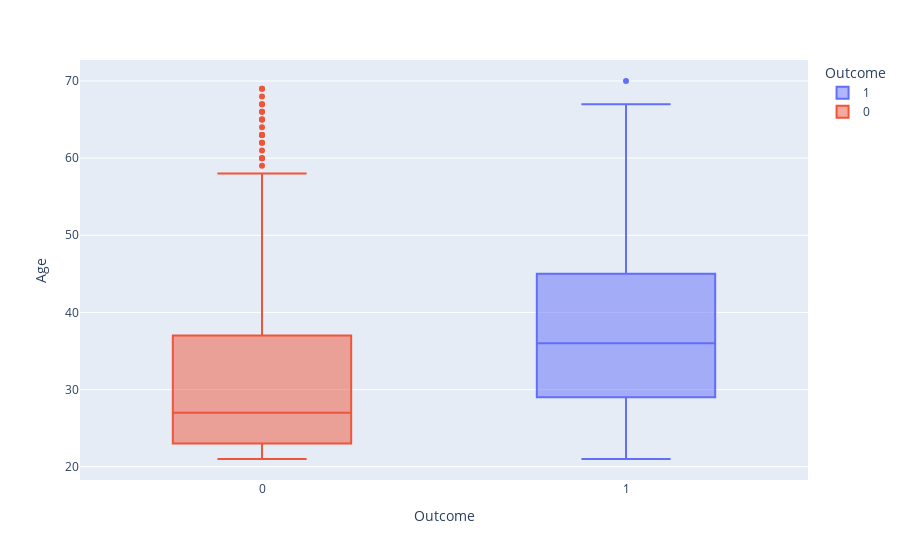

Source (notebook cell):
### Markdown cell above
## Age

### Code cell
fig = px.box(df,x="Outcome", y="Age",color="Outcome")
fig.show()

### Figure 1 — Plotly figure (JSON) as saved in the notebook; plotly's stock layout.template omitted (floating-point values rounded to 4 significant figures; data arrays with more than 128 entries replaced by an {"elided": "..."} marker saying what was removed)
{"data": [{"alignmentgroup": "True", "hovertemplate": "Outcome=%{x}<br>Age=%{y}<extra></extra>", "legendgroup": "1", "marker": {"color": "#636efa"}, "name": "1", "notched": false, "offsetgroup": "1", "orientation": "v", "showlegend": true, "type": "box", "x": {"elided": "231 int values"}, "x0": " ", "xaxis": "x", "y": {"elided": "231 int values"}, "y0": " ", "yaxis": "y"}, {"alignmentgroup": "True", "hovertemplate": "Outcome=%{x}<br>Age=%{y}<extra></extra>", "legendgroup": "0", "marker": {"color": "#EF553B"}, "name": "0", "notched": false, "offsetgroup": "0", "orientation": "v", "showlegend": true, "type": "box", "x": {"elided": "459 int values"}, "x0": " ", "xaxis": "x", "y": {"elided": "459 int values"}, "y0": " ", "yaxis": "y"}], "layout": {"boxmode": "overlay", "legend": {"title": {"text": "Outcome"}, "tracegroupgap": 0}, "margin": {"t": 60}, "xaxis": {"anchor": "y", "categoryarray": [1, 0], "categoryorder": "array", "domain": [0, 1], "title": {"text": "Outcome"}}, "yaxis": {"anchor": "x", "domain": [0, 1], "title": {"text": "Age"}}}}
